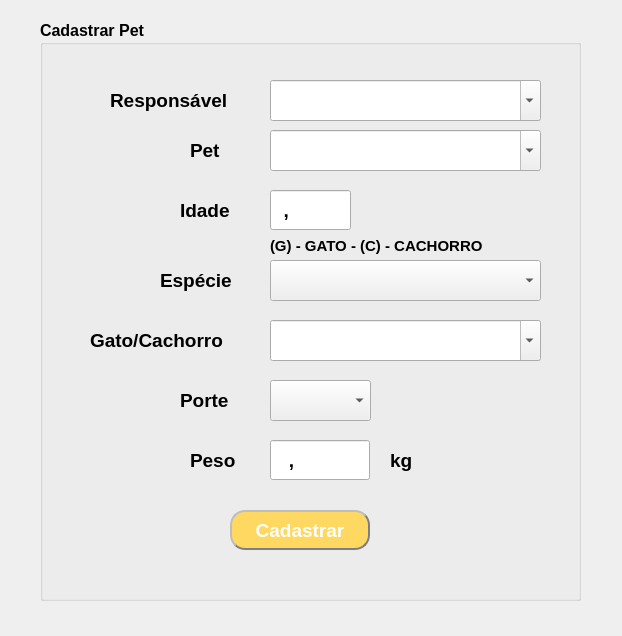
<?xml version="1.0" encoding="UTF-8"?>
<ui version="4.0">
 <author>LUCIO MARLON</author>
 <class>CadastrarPets</class>
 <widget class="QMainWindow" name="CadastrarPets">
  <property name="geometry">
   <rect>
    <x>0</x>
    <y>0</y>
    <width>622</width>
    <height>636</height>
   </rect>
  </property>
  <property name="minimumSize">
   <size>
    <width>622</width>
    <height>636</height>
   </size>
  </property>
  <property name="maximumSize">
   <size>
    <width>622</width>
    <height>636</height>
   </size>
  </property>
  <property name="windowTitle">
   <string>Cadastrar Pets</string>
  </property>
  <widget class="QWidget" name="centralwidget">
   <widget class="QGroupBox" name="groupBox">
    <property name="geometry">
     <rect>
      <x>40</x>
      <y>20</y>
      <width>541</width>
      <height>581</height>
     </rect>
    </property>
    <property name="font">
     <font>
      <pointsize>12</pointsize>
      <weight>75</weight>
      <bold>true</bold>
     </font>
    </property>
    <property name="title">
     <string>Cadastrar Pet</string>
    </property>
    <widget class="QLabel" name="label_7">
     <property name="geometry">
      <rect>
       <x>230</x>
       <y>210</y>
       <width>221</width>
       <height>31</height>
      </rect>
     </property>
     <property name="font">
      <font>
       <pointsize>11</pointsize>
      </font>
     </property>
     <property name="text">
      <string>(G) - GATO - (C) - CACHORRO</string>
     </property>
    </widget>
    <widget class="QPushButton" name="btnCadastrarpet">
     <property name="geometry">
      <rect>
       <x>190</x>
       <y>490</y>
       <width>140</width>
       <height>40</height>
      </rect>
     </property>
     <property name="font">
      <font>
       <pointsize>14</pointsize>
       <weight>75</weight>
       <bold>true</bold>
      </font>
     </property>
     <property name="styleSheet">
      <string notr="true">color: rgb(255, 255, 255);
background-color: rgb(255, 216, 98);
border-style: outset;
border-width: 2px;
border-radius: 15px; 
border-color: rgb(126, 126, 126);</string>
     </property>
     <property name="text">
      <string>Cadastrar</string>
     </property>
    </widget>
    <widget class="QLabel" name="label_5">
     <property name="geometry">
      <rect>
       <x>140</x>
       <y>360</y>
       <width>61</width>
       <height>41</height>
      </rect>
     </property>
     <property name="font">
      <font>
       <pointsize>14</pointsize>
      </font>
     </property>
     <property name="text">
      <string>Porte</string>
     </property>
    </widget>
    <widget class="QComboBox" name="ComboPorte">
     <property name="geometry">
      <rect>
       <x>230</x>
       <y>360</y>
       <width>101</width>
       <height>41</height>
      </rect>
     </property>
     <property name="font">
      <font>
       <pointsize>14</pointsize>
      </font>
     </property>
    </widget>
    <widget class="QLineEdit" name="txtPeso">
     <property name="geometry">
      <rect>
       <x>230</x>
       <y>420</y>
       <width>100</width>
       <height>40</height>
      </rect>
     </property>
     <property name="font">
      <font>
       <pointsize>14</pointsize>
      </font>
     </property>
     <property name="inputMask">
      <string>###,##</string>
     </property>
     <property name="maxLength">
      <number>6</number>
     </property>
     <property name="placeholderText">
      <string>kg</string>
     </property>
    </widget>
    <widget class="QLabel" name="label_10">
     <property name="geometry">
      <rect>
       <x>350</x>
       <y>420</y>
       <width>31</width>
       <height>41</height>
      </rect>
     </property>
     <property name="font">
      <font>
       <pointsize>14</pointsize>
      </font>
     </property>
     <property name="text">
      <string>kg</string>
     </property>
    </widget>
    <widget class="QComboBox" name="ComboRaca">
     <property name="geometry">
      <rect>
       <x>230</x>
       <y>300</y>
       <width>271</width>
       <height>41</height>
      </rect>
     </property>
     <property name="font">
      <font>
       <pointsize>14</pointsize>
      </font>
     </property>
     <property name="editable">
      <bool>true</bool>
     </property>
    </widget>
    <widget class="QLabel" name="label_11">
     <property name="geometry">
      <rect>
       <x>50</x>
       <y>300</y>
       <width>151</width>
       <height>41</height>
      </rect>
     </property>
     <property name="font">
      <font>
       <pointsize>14</pointsize>
      </font>
     </property>
     <property name="text">
      <string>Gato/Cachorro</string>
     </property>
    </widget>
    <widget class="QLabel" name="label_9">
     <property name="geometry">
      <rect>
       <x>150</x>
       <y>420</y>
       <width>51</width>
       <height>41</height>
      </rect>
     </property>
     <property name="font">
      <font>
       <pointsize>14</pointsize>
      </font>
     </property>
     <property name="text">
      <string>Peso</string>
     </property>
    </widget>
    <widget class="QLabel" name="label_4">
     <property name="geometry">
      <rect>
       <x>120</x>
       <y>240</y>
       <width>71</width>
       <height>41</height>
      </rect>
     </property>
     <property name="font">
      <font>
       <pointsize>14</pointsize>
      </font>
     </property>
     <property name="text">
      <string>Espécie</string>
     </property>
    </widget>
    <widget class="QComboBox" name="ComboEspecie">
     <property name="geometry">
      <rect>
       <x>230</x>
       <y>240</y>
       <width>271</width>
       <height>41</height>
      </rect>
     </property>
     <property name="font">
      <font>
       <pointsize>14</pointsize>
      </font>
     </property>
     <property name="editable">
      <bool>false</bool>
     </property>
     <property name="currentText">
      <string/>
     </property>
     <property name="minimumContentsLength">
      <number>3</number>
     </property>
    </widget>
    <widget class="QLineEdit" name="txtIdade">
     <property name="geometry">
      <rect>
       <x>230</x>
       <y>170</y>
       <width>81</width>
       <height>40</height>
      </rect>
     </property>
     <property name="font">
      <font>
       <pointsize>14</pointsize>
      </font>
     </property>
     <property name="inputMask">
      <string>##,##</string>
     </property>
     <property name="maxLength">
      <number>5</number>
     </property>
    </widget>
    <widget class="QLabel" name="label_3">
     <property name="geometry">
      <rect>
       <x>140</x>
       <y>170</y>
       <width>61</width>
       <height>41</height>
      </rect>
     </property>
     <property name="font">
      <font>
       <pointsize>14</pointsize>
      </font>
     </property>
     <property name="text">
      <string>Idade</string>
     </property>
    </widget>
    <widget class="QLabel" name="label">
     <property name="geometry">
      <rect>
       <x>150</x>
       <y>110</y>
       <width>41</width>
       <height>41</height>
      </rect>
     </property>
     <property name="font">
      <font>
       <pointsize>14</pointsize>
      </font>
     </property>
     <property name="text">
      <string>Pet</string>
     </property>
    </widget>
    <widget class="QLabel" name="label_2">
     <property name="geometry">
      <rect>
       <x>70</x>
       <y>60</y>
       <width>121</width>
       <height>41</height>
      </rect>
     </property>
     <property name="font">
      <font>
       <pointsize>14</pointsize>
      </font>
     </property>
     <property name="text">
      <string>Responsável</string>
     </property>
    </widget>
    <widget class="QComboBox" name="ComboNome">
     <property name="geometry">
      <rect>
       <x>230</x>
       <y>60</y>
       <width>271</width>
       <height>41</height>
      </rect>
     </property>
     <property name="font">
      <font>
       <pointsize>14</pointsize>
      </font>
     </property>
     <property name="editable">
      <bool>true</bool>
     </property>
    </widget>
    <widget class="QComboBox" name="ComboNomePet">
     <property name="geometry">
      <rect>
       <x>230</x>
       <y>110</y>
       <width>271</width>
       <height>41</height>
      </rect>
     </property>
     <property name="font">
      <font>
       <pointsize>14</pointsize>
      </font>
     </property>
     <property name="editable">
      <bool>true</bool>
     </property>
    </widget>
   </widget>
  </widget>
 </widget>
 <layoutdefault spacing="6" margin="9"/>
 <tabstops>
  <tabstop>txtIdade</tabstop>
  <tabstop>ComboEspecie</tabstop>
  <tabstop>ComboRaca</tabstop>
  <tabstop>ComboPorte</tabstop>
  <tabstop>txtPeso</tabstop>
  <tabstop>btnCadastrarpet</tabstop>
 </tabstops>
 <resources/>
 <connections/>
 <designerdata>
  <property name="gridDeltaX">
   <number>10</number>
  </property>
  <property name="gridDeltaY">
   <number>10</number>
  </property>
  <property name="gridSnapX">
   <bool>true</bool>
  </property>
  <property name="gridSnapY">
   <bool>true</bool>
  </property>
  <property name="gridVisible">
   <bool>true</bool>
  </property>
 </designerdata>
</ui>
